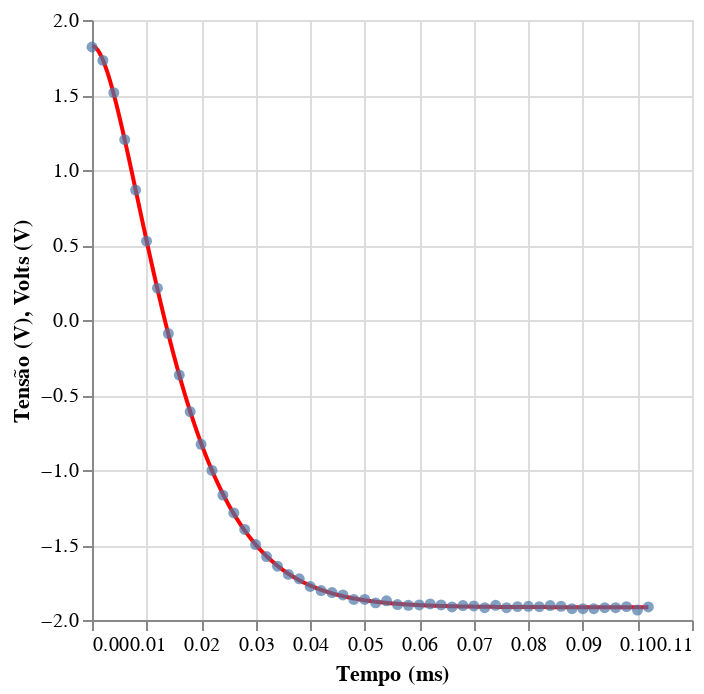

Here is the notebook cell this chart was saved with:
### Code cell
import pandas as pd
import numpy as np
from matplotlib import pyplot as plt
from scipy.optimize import curve_fit

data_path = "RLC-03.csv"

df = pd.read_csv(data_path)

def func(t, Voff, V_max, alfa, omega):
    beta = np.sqrt(omega**2 - alfa**2)
    return V_max * np.exp(-alfa * t) * (np.cos(beta * t) + (alfa / beta) * np.sin(beta * t)) + Voff

id_min, id_max = 0, 300
tempo = df['Time'].loc[id_min+250:id_max + 1].values
ddv = df['U_b'].loc[id_min+250:id_max + 1].values

tempo = tempo - tempo[0]

x_data = np.linspace(tempo[0],tempo[-1],1000)
y_data = func(x_data,-1.9147852867706756,3.7422431373048153,118630.13754571596,121430.1523736816)

data = pd.DataFrame()
data["Time"] = x_data*1000
data["U_b"] = y_data

pontos = pd.DataFrame()
pontos["Time"] = tempo*1000
pontos["U_b"] = ddv

q =alt.Chart(data).mark_line(color="red").encode(
    alt.X("Time",title = "Tempo (ms)"),
    alt.Y("U_b", title = "Tensão (V)")
)

p =alt.Chart(pontos).mark_circle().encode(
    alt.X("Time",title = "Tempo (ms)"),
    alt.Y("U_b", title = "Volts (V)")
)
df["Time"] -= df["Time"][0]
df["Time"] *= 1000
j = alt.Chart(df).mark_line().encode(
    alt.X("Time", title = "Tempo (ms)"),
    alt.Y("U_b", title = "Tensão (V)")
)
arg = [1.8,-3.7,113523,119291]

par_optimize, cov = curve_fit(
        func, tempo, ddv, p0=[arg[0], arg[1], arg[2],arg[3]], maxfev=100000
    )

voff,vmax,alfa,omega = par_optimize


with open("data_rlc(600).txt", "w") as f:
    # Escrevendo a matriz de covariância
    f.write("Matriz de Covariância:\n")
    f.write(f"{cov}\n\n")
    
    # Escrevendo as incertezas
    f.write("Incertezas:\n")
    f.write(f"Voff: {np.sqrt(np.diag(cov))[0]}\n")
    f.write(f"V_max: {np.sqrt(np.diag(cov))[1]}\n")
    f.write(f"alpha: {np.sqrt(np.diag(cov))[2]}\n")
    f.write(f"omega: {np.sqrt(np.diag(cov))[3]}\n\n")
    
    # Escrevendo os valores calculados
    f.write("Valores calculados:\n")
    f.write(f"Voff: {voff}\n")
    f.write(f"V_max: {vmax}\n")
    f.write(f"alpha: {alfa}\n")
    f.write(f"omega: {omega}\n")

q+p

### Figure 1 — Vega-Lite specification as saved in the notebook (floating-point values rounded to 4 significant figures; data arrays with more than 128 entries replaced by an {"elided": "..."} marker saying what was removed)
{"config": {"view": {"continuousWidth": 300, "continuousHeight": 300}}, "layer": [{"data": {"name": "data-32fa3668f042946edbe738ba44f53d02"}, "mark": {"type": "line", "color": "red"}, "encoding": {"x": {"field": "Time", "title": "Tempo (ms)", "type": "quantitative"}, "y": {"field": "U_b", "title": "Tensão (V)", "type": "quantitative"}}}, {"data": {"name": "data-d35b36fefb4424ba61b9ee92d27c2287"}, "mark": {"type": "circle"}, "encoding": {"x": {"field": "Time", "title": "Tempo (ms)", "type": "quantitative"}, "y": {"field": "U_b", "title": "Volts (V)", "type": "quantitative"}}}], "$schema": "https://vega.github.io/schema/vega-lite/v5.20.1.json", "datasets": {"data-32fa3668f042946edbe738ba44f53d02": {"elided": "1000 records"}, "data-d35b36fefb4424ba61b9ee92d27c2287": [{"Time": 0.0, "U_b": 1.82}, {"Time": 0.002, "U_b": 1.731}, {"Time": 0.004, "U_b": 1.516}, {"Time": 0.006, "U_b": 1.202}, {"Time": 0.008, "U_b": 0.8661}, {"Time": 0.01, "U_b": 0.5252}, {"Time": 0.012, "U_b": 0.2119}, {"Time": 0.014, "U_b": -0.09013}, {"Time": 0.016, "U_b": -0.3668}, {"Time": 0.018, "U_b": -0.6116}, {"Time": 0.02, "U_b": -0.8289}, {"Time": 0.022, "U_b": -1.003}, {"Time": 0.024, "U_b": -1.167}, {"Time": 0.026, "U_b": -1.286}, {"Time": 0.028, "U_b": -1.396}, {"Time": 0.03, "U_b": -1.497}, {"Time": 0.032, "U_b": -1.577}, {"Time": 0.034, "U_b": -1.641}, {"Time": 0.036, "U_b": -1.696}, {"Time": 0.038, "U_b": -1.726}, {"Time": 0.04, "U_b": -1.776}, {"Time": 0.042, "U_b": -1.803}, {"Time": 0.044, "U_b": -1.817}, {"Time": 0.046, "U_b": -1.833}, {"Time": 0.048, "U_b": -1.863}, {"Time": 0.05, "U_b": -1.863}, {"Time": 0.052, "U_b": -1.886}, {"Time": 0.054, "U_b": -1.872}, {"Time": 0.056, "U_b": -1.897}, {"Time": 0.058, "U_b": -1.902}, {"Time": 0.06, "U_b": -1.899}, {"Time": 0.062, "U_b": -1.893}, {"Time": 0.064, "U_b": -1.899}, {"Time": 0.066, "U_b": -1.913}, {"Time": 0.068, "U_b": -1.904}, {"Time": 0.07, "U_b": -1.906}, {"Time": 0.072, "U_b": -1.918}, {"Time": 0.074, "U_b": -1.902}, {"Time": 0.076, "U_b": -1.918}, {"Time": 0.078, "U_b": -1.911}, {"Time": 0.08, "U_b": -1.909}, {"Time": 0.082, "U_b": -1.911}, {"Time": 0.084, "U_b": -1.904}, {"Time": 0.086, "U_b": -1.909}, {"Time": 0.088, "U_b": -1.925}, {"Time": 0.09, "U_b": -1.925}, {"Time": 0.092, "U_b": -1.925}, {"Time": 0.094, "U_b": -1.918}, {"Time": 0.096, "U_b": -1.918}, {"Time": 0.098, "U_b": -1.911}, {"Time": 0.1, "U_b": -1.934}, {"Time": 0.102, "U_b": -1.913}]}}
